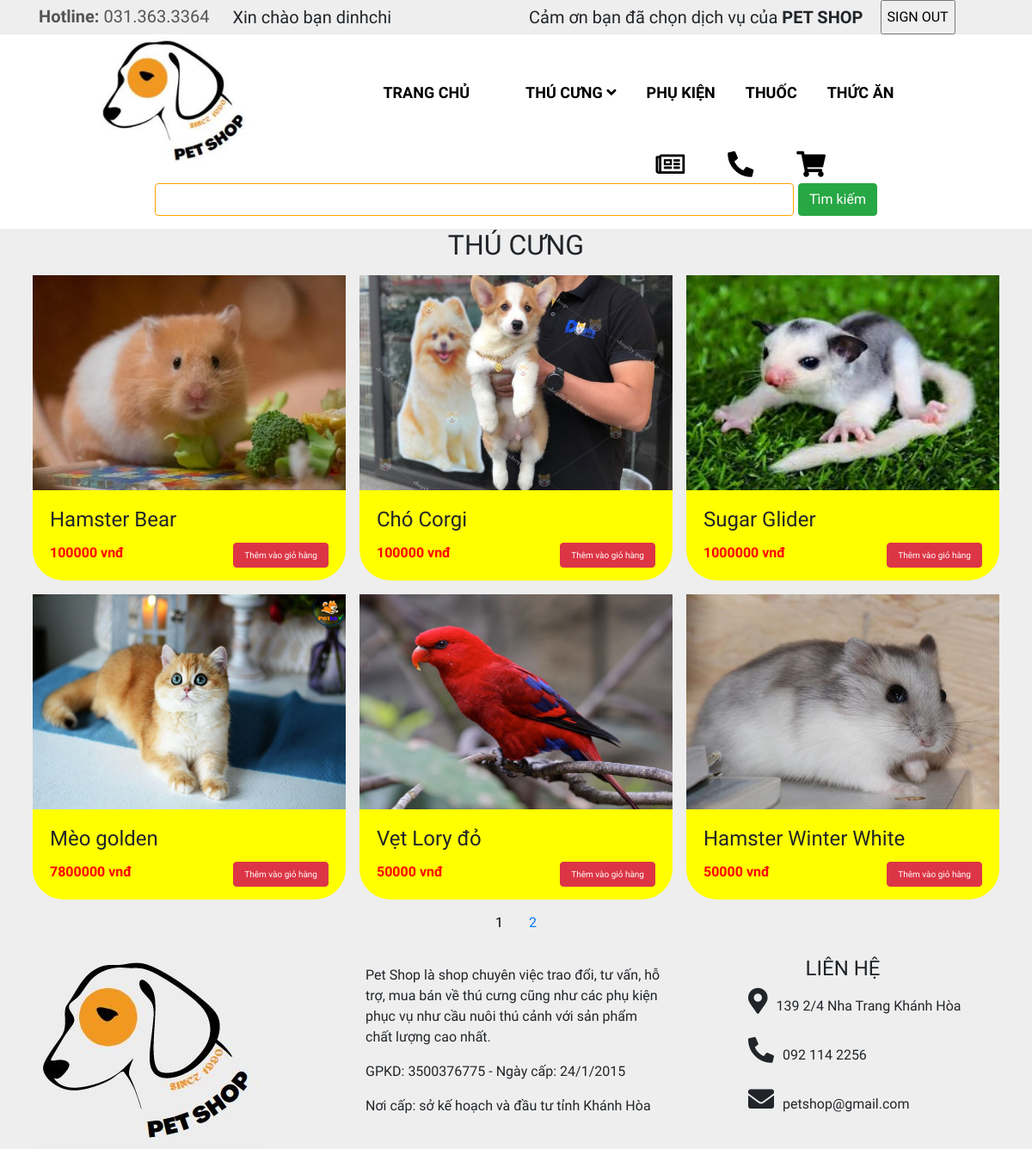
The page /thucung.php (signed in) on the database as committed earlier.
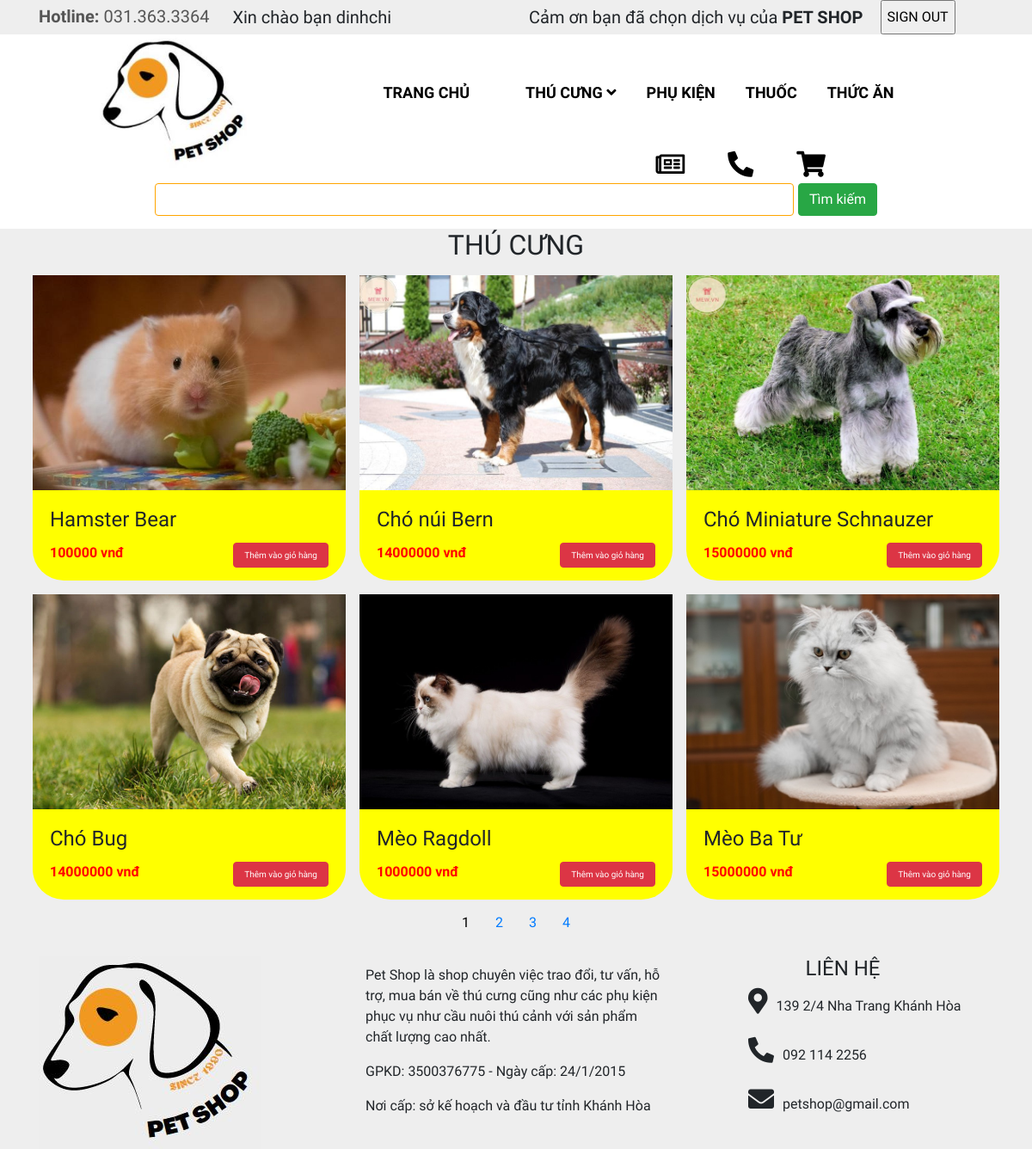
The same page on the database as committed later.
### tables this page shows
CREATE TABLE `thu_cung` (
  `ma_tc` varchar(10) NOT NULL,
  `ten_tc` varchar(50) NOT NULL,
  `tuoi` int(11) NOT NULL,
  `so_luong_ton` int(11) NOT NULL,
  `mo_ta` text NOT NULL,
  `anh_minh_hoa` varchar(255) NOT NULL,
  `don_gia` int(11) NOT NULL,
  `ma_loai_tc` varchar(10) NOT NULL
);

### thucung.php (the view, shortened to what this page needs)
<?php
	include 'include/header.php';
	include 'connection/connect.php';
	$dl = "";
    $rowPerPage=6;
    $offset=($_GET['page']-1)*$rowPerPage;
    $strSQL = 'SELECT * FROM thu_cung LIMIT '.$offset.','.$rowPerPage;
    $result = mysqli_query($dbc,$strSQL);
    while ($row = mysqli_fetch_array($result))
    {
    	$dl .= '<div class="col-lg-4 col-md-12 p-1 w-100 rounded">
			<div class="box m-1">
				<a href="thucung-xem.php?ma_tc='.$row['0'].'"><img style="height:250px;" class="img-fluid w-100" src="images/'.$row['5'].'" alt="Card image" /></a>
				<div class="card-body">
					<h4 class="card-title">'.$row['1'].'</h4>
					<b style="color: red;">'.$row['6'].' vnđ</b>
						<input type="submit" class="btn btn-danger" name="" value="Thêm vào giỏ hàng">
				</div>
			</div>
		</div>';
    }
?>
<div class="container ">
    <div class="title"><h2>THÚ CƯNG</h2></div>
    <div class="row">
		<?php echo $dl;?>
	</div>
	<?php
                echo '<center>';
        $re = mysqli_query($dbc, 'select * from thu_cung');
        $numRow = mysqli_num_rows($re);
        $maxPage = floor($numRow/$rowPerPage)+1;
        for ($i=1 ; $i<=$maxPage ; $i++)
        {   if ($i == $_GET['page'])
            { echo '<b class="btn" style="color:black">'.$i.'</b> ';
            }
            else
            echo "<a class='btn' href=".$_SERVER['PHP_SELF']. "?page=".$i.">".$i."</a> ";
        }
        echo '</center>';
    ?>
</div>
<?php
	include 'include/footer.php';
 ?>

Rows that differ between the two databases and show on the page:
no longer on this page (row unchanged): thu_cung: anh_minh_hoa (picture), ten_tc "Chó Corgi", don_gia "100000"
no longer on this page (row unchanged): thu_cung: anh_minh_hoa (picture), ten_tc "Sugar Glider", don_gia "1000000"
no longer on this page (row unchanged): thu_cung: anh_minh_hoa (picture), ten_tc "Mèo golden", don_gia "7800000"
no longer on this page (row unchanged): thu_cung: anh_minh_hoa (picture), ten_tc "Vẹt Lory đỏ", don_gia "50000"
no longer on this page (row unchanged): thu_cung: anh_minh_hoa (picture), ten_tc "Hamster Winter White", don_gia "50000"
added thu_cung: anh_minh_hoa (picture), ten_tc "Chó núi Bern", don_gia "14000000"
added thu_cung: anh_minh_hoa (picture), ten_tc "Chó Miniature Schnauzer", don_gia "15000000"
added thu_cung: anh_minh_hoa (picture), ten_tc "Chó Bug", don_gia "14000000"
added thu_cung: anh_minh_hoa (picture), ten_tc "Mèo Ragdoll", don_gia "1000000"
added thu_cung: anh_minh_hoa (picture), ten_tc "Mèo Ba Tư", don_gia "15000000"
Other text that changed with them:
new list line: "3"
new list line: "4"
